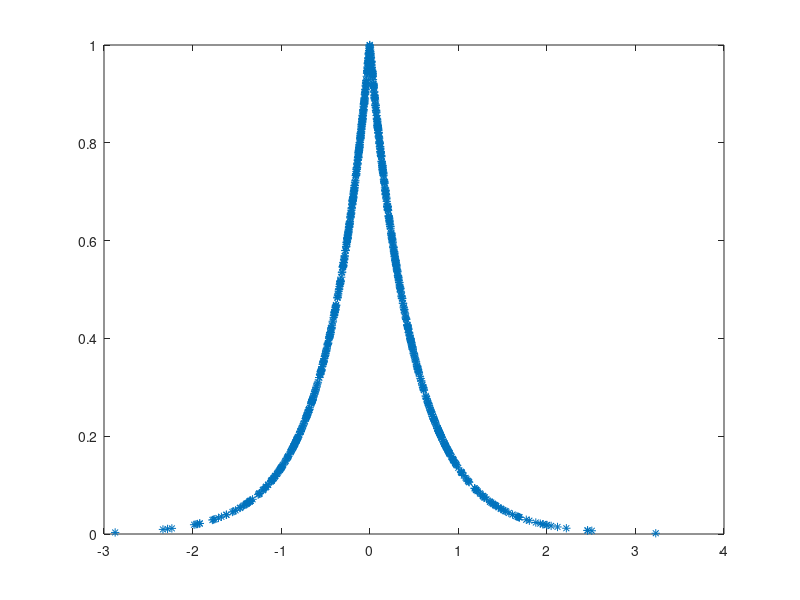
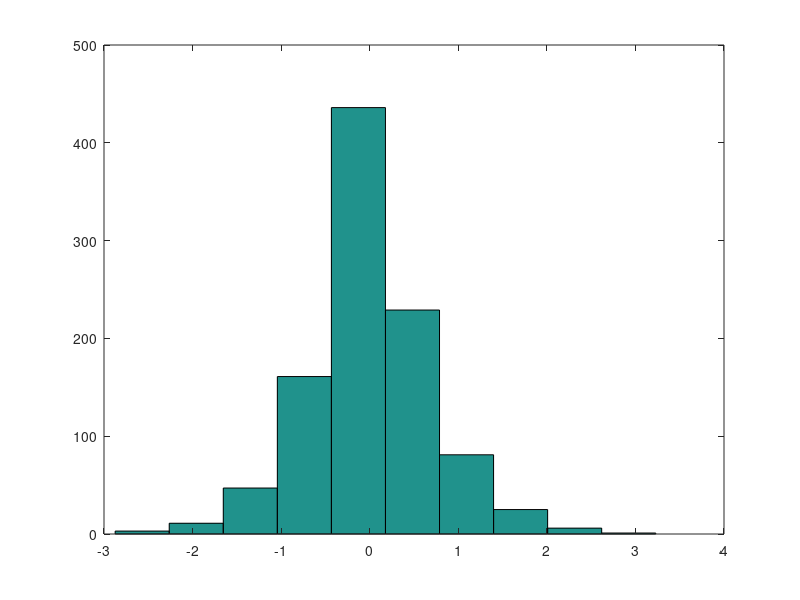

These figures' MATLAB source, in order:
clear all;
close all;


f0 = @(x) 2*x+6;
f1 = @(x) 2*sqrt(x);

a = 2;
f2 = @(x) -log(x)/a;

numbers = [];
u_nums = [];
for i=1:1000
    u = rand();
    u_nums(i) = u;
    
    numbers(i) = f0(u);
     
    sign = rand();
    if sign < 0.5
        numbers(i) = f2(u);
    else
        numbers(i) = -f2(u);
    end
    
    %numbers(i) = f1(u);
    
end


figure
plot(numbers, u_nums, "*");
figure
hist(numbers)

median = median(numbers);
mean = mean(numbers);
var = var(numbers);

median
mean
var
        